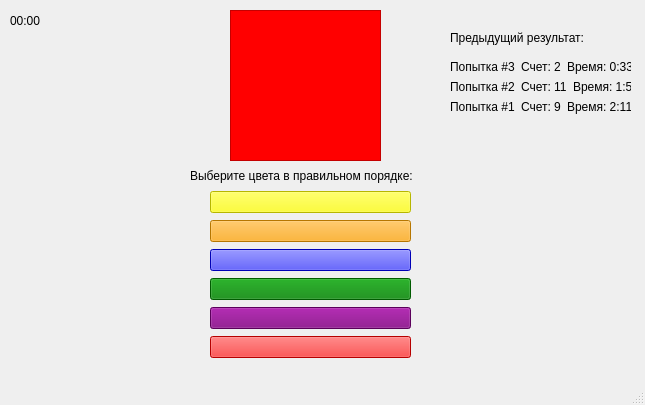
<?xml version="1.0" encoding="UTF-8"?>
<ui version="4.0">
 <class>MainWindow</class>
 <widget class="QMainWindow" name="MainWindow">
  <property name="geometry">
   <rect>
    <x>0</x>
    <y>0</y>
    <width>645</width>
    <height>405</height>
   </rect>
  </property>
  <property name="windowTitle">
   <string>MainWindow</string>
  </property>
  <widget class="QWidget" name="centralwidget">
   <widget class="QFrame" name="frame">
    <property name="geometry">
     <rect>
      <x>230</x>
      <y>10</y>
      <width>151</width>
      <height>151</height>
     </rect>
    </property>
    <property name="styleSheet">
     <string notr="true">background-color: red;</string>
    </property>
    <property name="frameShape">
     <enum>QFrame::StyledPanel</enum>
    </property>
    <property name="frameShadow">
     <enum>QFrame::Raised</enum>
    </property>
   </widget>
   <widget class="QLabel" name="label">
    <property name="geometry">
     <rect>
      <x>190</x>
      <y>160</y>
      <width>241</width>
      <height>31</height>
     </rect>
    </property>
    <property name="styleSheet">
     <string notr="true">font: 10pt &quot;MS Shell Dlg 2&quot;;</string>
    </property>
    <property name="text">
     <string>Выберите цвета в правильном порядке:</string>
    </property>
   </widget>
   <widget class="QWidget" name="verticalLayoutWidget">
    <property name="geometry">
     <rect>
      <x>210</x>
      <y>190</y>
      <width>201</width>
      <height>170</height>
     </rect>
    </property>
    <layout class="QVBoxLayout" name="verticalLayout">
     <item>
      <widget class="QPushButton" name="pushButton_2">
       <property name="styleSheet">
        <string notr="true">background-color: yellow;
</string>
       </property>
       <property name="text">
        <string/>
       </property>
      </widget>
     </item>
     <item>
      <widget class="QPushButton" name="pushButton_4">
       <property name="styleSheet">
        <string notr="true">background-color: orange;
</string>
       </property>
       <property name="text">
        <string/>
       </property>
      </widget>
     </item>
     <item>
      <widget class="QPushButton" name="pushButton_5">
       <property name="styleSheet">
        <string notr="true">background-color: blue;
</string>
       </property>
       <property name="text">
        <string/>
       </property>
      </widget>
     </item>
     <item>
      <widget class="QPushButton" name="pushButton_3">
       <property name="styleSheet">
        <string notr="true">background-color: green;
</string>
       </property>
       <property name="text">
        <string/>
       </property>
      </widget>
     </item>
     <item>
      <widget class="QPushButton" name="pushButton_6">
       <property name="styleSheet">
        <string notr="true">background-color: purple;
</string>
       </property>
       <property name="text">
        <string/>
       </property>
      </widget>
     </item>
     <item>
      <widget class="QPushButton" name="pushButton">
       <property name="styleSheet">
        <string notr="true">background-color: red;
</string>
       </property>
       <property name="text">
        <string/>
       </property>
      </widget>
     </item>
    </layout>
   </widget>
   <widget class="QLabel" name="label_2">
    <property name="geometry">
     <rect>
      <x>450</x>
      <y>30</y>
      <width>171</width>
      <height>16</height>
     </rect>
    </property>
    <property name="styleSheet">
     <string notr="true">font: 11pt &quot;MS Shell Dlg 2&quot;;</string>
    </property>
    <property name="text">
     <string>Предыдущий результат:</string>
    </property>
   </widget>
   <widget class="QLabel" name="label_3">
    <property name="geometry">
     <rect>
      <x>10</x>
      <y>10</y>
      <width>51</width>
      <height>21</height>
     </rect>
    </property>
    <property name="styleSheet">
     <string notr="true">font: 75 14pt &quot;MS Shell Dlg 2&quot;;</string>
    </property>
    <property name="text">
     <string>00:00</string>
    </property>
   </widget>
   <widget class="QWidget" name="formLayoutWidget">
    <property name="geometry">
     <rect>
      <x>450</x>
      <y>60</y>
      <width>181</width>
      <height>221</height>
     </rect>
    </property>
    <layout class="QFormLayout" name="formLayout">
     <item row="2" column="0">
      <layout class="QHBoxLayout" name="horizontalLayout">
       <item>
        <widget class="QLabel" name="label_5">
         <property name="text">
          <string>Попытка #1</string>
         </property>
        </widget>
       </item>
       <item>
        <widget class="QLabel" name="label_4">
         <property name="text">
          <string>Счет: 9</string>
         </property>
        </widget>
       </item>
       <item>
        <widget class="QLabel" name="label_6">
         <property name="text">
          <string>Время: 2:11</string>
         </property>
        </widget>
       </item>
      </layout>
     </item>
     <item row="1" column="0">
      <layout class="QHBoxLayout" name="horizontalLayout_2">
       <item>
        <widget class="QLabel" name="label_7">
         <property name="text">
          <string>Попытка #2</string>
         </property>
        </widget>
       </item>
       <item>
        <widget class="QLabel" name="label_8">
         <property name="text">
          <string>Счет: 11</string>
         </property>
        </widget>
       </item>
       <item>
        <widget class="QLabel" name="label_9">
         <property name="text">
          <string>Время: 1:59</string>
         </property>
        </widget>
       </item>
      </layout>
     </item>
     <item row="0" column="0">
      <layout class="QHBoxLayout" name="horizontalLayout_3">
       <item>
        <widget class="QLabel" name="label_10">
         <property name="text">
          <string>Попытка #3</string>
         </property>
        </widget>
       </item>
       <item>
        <widget class="QLabel" name="label_11">
         <property name="text">
          <string>Счет: 2</string>
         </property>
        </widget>
       </item>
       <item>
        <widget class="QLabel" name="label_12">
         <property name="text">
          <string>Время: 0:33</string>
         </property>
        </widget>
       </item>
      </layout>
     </item>
    </layout>
   </widget>
  </widget>
  <widget class="QStatusBar" name="statusbar"/>
 </widget>
 <resources/>
 <connections/>
</ui>
